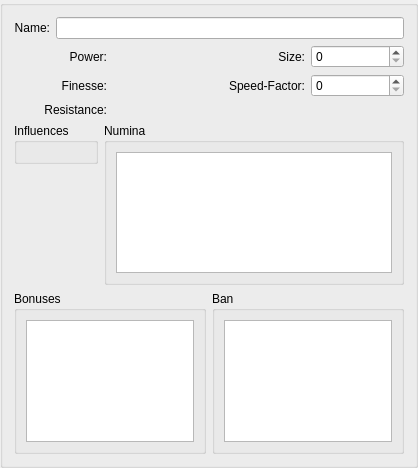
<?xml version="1.0" encoding="UTF-8"?>
<ui version="4.0">
 <class>CompanionWidget</class>
 <widget class="QGroupBox" name="CompanionWidget">
  <property name="geometry">
   <rect>
    <x>0</x>
    <y>0</y>
    <width>418</width>
    <height>468</height>
   </rect>
  </property>
  <property name="windowTitle">
   <string>Form</string>
  </property>
  <layout class="QVBoxLayout" name="verticalLayout">
   <item>
    <widget class="QWidget" name="widget_2" native="true">
     <layout class="QVBoxLayout" name="verticalLayout_8">
      <property name="margin">
       <number>0</number>
      </property>
      <item>
       <layout class="QHBoxLayout" name="horizontalLayout">
        <item>
         <widget class="QLabel" name="label_3">
          <property name="text">
           <string>Name:</string>
          </property>
          <property name="alignment">
           <set>Qt::AlignRight|Qt::AlignTrailing|Qt::AlignVCenter</set>
          </property>
         </widget>
        </item>
        <item>
         <widget class="QLineEdit" name="lineEdit_name"/>
        </item>
       </layout>
      </item>
      <item>
       <layout class="QGridLayout" name="gridLayout_2">
        <item row="0" column="0">
         <widget class="QLabel" name="label_4">
          <property name="text">
           <string>Power:</string>
          </property>
          <property name="alignment">
           <set>Qt::AlignRight|Qt::AlignTrailing|Qt::AlignVCenter</set>
          </property>
         </widget>
        </item>
        <item row="0" column="2">
         <widget class="QLabel" name="label_7">
          <property name="text">
           <string>Size:</string>
          </property>
          <property name="alignment">
           <set>Qt::AlignRight|Qt::AlignTrailing|Qt::AlignVCenter</set>
          </property>
         </widget>
        </item>
        <item row="1" column="0">
         <widget class="QLabel" name="label_5">
          <property name="text">
           <string>Finesse:</string>
          </property>
          <property name="alignment">
           <set>Qt::AlignRight|Qt::AlignTrailing|Qt::AlignVCenter</set>
          </property>
         </widget>
        </item>
        <item row="1" column="2">
         <widget class="QLabel" name="label_8">
          <property name="text">
           <string>Speed-Factor:</string>
          </property>
          <property name="alignment">
           <set>Qt::AlignRight|Qt::AlignTrailing|Qt::AlignVCenter</set>
          </property>
         </widget>
        </item>
        <item row="2" column="0">
         <widget class="QLabel" name="label_6">
          <property name="text">
           <string>Resistance:</string>
          </property>
          <property name="alignment">
           <set>Qt::AlignRight|Qt::AlignTrailing|Qt::AlignVCenter</set>
          </property>
         </widget>
        </item>
        <item row="0" column="1">
         <widget class="TraitDots" name="traitDots_power" native="true"/>
        </item>
        <item row="1" column="3">
         <widget class="QSpinBox" name="spinBox_speedFactor"/>
        </item>
        <item row="0" column="3">
         <widget class="QSpinBox" name="spinBox_size"/>
        </item>
        <item row="1" column="1">
         <widget class="TraitDots" name="traitDots_finesse" native="true"/>
        </item>
        <item row="2" column="1">
         <widget class="TraitDots" name="traitDots_resistance" native="true"/>
        </item>
       </layout>
      </item>
      <item>
       <layout class="QHBoxLayout" name="horizontalLayout_3">
        <item>
         <layout class="QVBoxLayout" name="verticalLayout_7">
          <item>
           <widget class="QGroupBox" name="groupBox_3">
            <property name="title">
             <string>Influences</string>
            </property>
            <layout class="QVBoxLayout" name="layout_influences"/>
           </widget>
          </item>
          <item>
           <spacer name="verticalSpacer_2">
            <property name="orientation">
             <enum>Qt::Vertical</enum>
            </property>
            <property name="sizeHint" stdset="0">
             <size>
              <width>20</width>
              <height>40</height>
             </size>
            </property>
           </spacer>
          </item>
         </layout>
        </item>
        <item>
         <widget class="QGroupBox" name="groupBox_4">
          <property name="title">
           <string>Numina</string>
          </property>
          <layout class="QVBoxLayout" name="verticalLayout_5">
           <item>
            <widget class="CheckedList" name="listWidget_numina"/>
           </item>
          </layout>
         </widget>
        </item>
       </layout>
      </item>
      <item>
       <layout class="QHBoxLayout" name="horizontalLayout_2">
        <item>
         <widget class="QGroupBox" name="groupBox_5">
          <property name="title">
           <string>Bonuses</string>
          </property>
          <layout class="QVBoxLayout" name="verticalLayout_6">
           <item>
            <widget class="CheckedList" name="listWidget_bonuses"/>
           </item>
          </layout>
         </widget>
        </item>
        <item>
         <widget class="QGroupBox" name="groupBox_6">
          <property name="title">
           <string>Ban</string>
          </property>
          <layout class="QVBoxLayout" name="verticalLayout_10">
           <item>
            <widget class="QPlainTextEdit" name="plainTextEdit_ban"/>
           </item>
          </layout>
         </widget>
        </item>
       </layout>
      </item>
     </layout>
    </widget>
   </item>
  </layout>
 </widget>
 <customwidgets>
  <customwidget>
   <class>TraitDots</class>
   <extends>QWidget</extends>
   <header>src/Widgets/Components/TraitDots</header>
   <container>1</container>
  </customwidget>
  <customwidget>
   <class>CheckedList</class>
   <extends>QListWidget</extends>
   <header>src.Widgets.Components.CheckedList</header>
  </customwidget>
 </customwidgets>
 <resources/>
 <connections/>
</ui>
